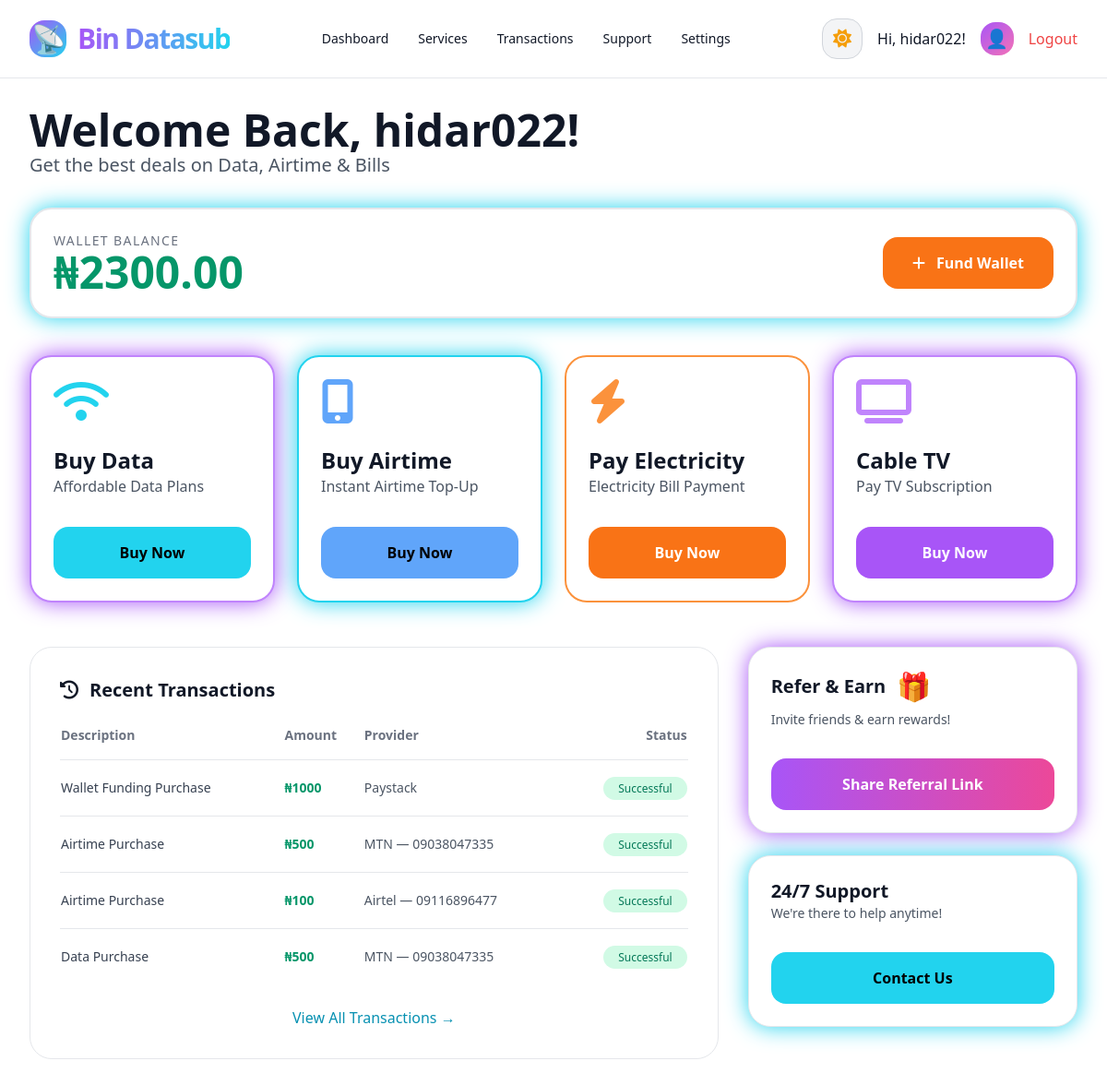
The page /dashboard/ (signed in) on the database its author committed.
### vtuapp/models.py (models this page shows, shortened)
class Wallet(models.Model):
    user = models.OneToOneField(User, on_delete=models.CASCADE, related_name='wallet')
    balance = models.DecimalField(max_digits=12, decimal_places=2, default=0.00)
    pin = models.CharField(max_length=128, blank=True, null=True)

class Transaction(models.Model):
    user = models.ForeignKey(User, on_delete=models.CASCADE)
    transaction_type = models.CharField(max_length=50) # Airtime, Data, etc.
    amount = models.DecimalField(max_digits=10, decimal_places=2)
    provider = models.CharField(max_length=100, blank=True)
    phone_or_meter = models.CharField(max_length=50, blank=True)
    status = models.CharField(max_length=20, default='Successful')
    timestamp = models.DateTimeField(auto_now_add=True)

### vtuapp/views.py (the view)
# urls.py: path('dashboard/', views.dashboard, name='dashboard'),
@login_required
def dashboard(request):
    wallet = request.user.wallet
    transactions = Transaction.objects.filter(user=request.user).order_by('-timestamp')[:4]
    return render(request, 'vtuapp/dashboard.html', {
        'wallet': wallet,
        'transactions': transactions
    })

### vtuapp/templates/vtuapp/dashboard.html (shortened to what this page needs)
{% extends 'vtuapp/base.html' %}
{% block content %}
<div class="max-w-screen-2xl mx-auto px-4 md:px-8 py-8">
    <h1 class="text-3xl md:text-5xl font-bold text-gray-900 dark:text-white">
        Welcome Back, {{ request.user.username }}!
    </h1>
    <p class="text-gray-600 dark:text-cyan-300 text-lg md:text-xl">
        Get the best deals on Data, Airtime & Bills
    </p>
    <div class="mt-8 bg-white dark:bg-gradient-to-r dark:from-[#1a174a] dark:to-[#120f2e]
                border-2 border-gray-200 dark:border-cyan-400 rounded-3xl p-5 md:p-6
                flex flex-col sm:flex-row items-start sm:items-center justify-between gap-4 neon-cyan">
        <div>
            <p class="uppercase text-xs md:text-sm tracking-widest text-gray-500 dark:text-cyan-300">
                Wallet Balance
            </p>
            <p class="text-4xl md:text-5xl font-bold text-emerald-600 dark:text-cyan-400">
                ₦{{ wallet.balance|floatformat:2 }}
            </p>
        </div>
        <a href="{% url 'fund_wallet' %}"
           class="bg-orange-500 hover:bg-orange-600 w-full sm:w-auto text-center px-8 py-4 rounded-2xl font-semibold flex items-center justify-center gap-3 transition-all text-white">
            <i class="fas fa-plus"></i> Fund Wallet
        </a>
    </div>
    <div class="grid grid-cols-1 sm:grid-cols-2 lg:grid-cols-4 gap-5 md:gap-6 mt-10">
        <a href="{% url 'buy_data' %}" class="block bg-white dark:bg-[#12123a] border-2 border-purple-400 rounded-3xl p-6 neon-purple hover:scale-105 transition-all">
            <i class="fas fa-wifi text-5xl text-cyan-400"></i>
            <h3 class="text-2xl font-semibold mt-6 text-gray-900 dark:text-white">Buy Data</h3>
            <p class="text-gray-600 dark:text-cyan-300">Affordable Data Plans</p>
            <button class="mt-8 w-full bg-cyan-400 text-black py-4 rounded-2xl font-semibold">Buy Now</button>
        </a>
        <a href="{% url 'buy_airtime' %}" class="block bg-white dark:bg-[#12123a] border-2 border-cyan-400 rounded-3xl p-6 neon-cyan hover:scale-105 transition-all">
            <i class="fas fa-mobile-alt text-5xl text-blue-400"></i>
            <h3 class="text-2xl font-semibold mt-6 text-gray-900 dark:text-white">Buy Airtime</h3>
            <p class="text-gray-600 dark:text-cyan-300">Instant Airtime Top-Up</p>
            <button class="mt-8 w-full bg-blue-400 text-black py-4 rounded-2xl font-semibold">Buy Now</button>
        </a>
        <a href="{% url 'pay_electricity' %}" class="block bg-white dark:bg-[#12123a] border-2 border-orange-400 rounded-3xl p-6 neon-orange hover:scale-105 transition-all">
            <i class="fas fa-bolt text-5xl text-orange-400"></i>
            <h3 class="text-2xl font-semibold mt-6 text-gray-900 dark:text-white">Pay Electricity</h3>
            <p class="text-gray-600 dark:text-cyan-300">Electricity Bill Payment</p>
            <button class="mt-8 w-full bg-orange-500 text-white py-4 rounded-2xl font-semibold">Buy Now</button>
        </a>
        <a href="{% url 'cable_tv' %}" class="block bg-white dark:bg-[#12123a] border-2 border-purple-400 rounded-3xl p-6 neon-purple hover:scale-105 transition-all">
            <i class="fas fa-tv text-5xl text-purple-400"></i>
            <h3 class="text-2xl font-semibold mt-6 text-gray-900 dark:text-white">Cable TV</h3>
            <p class="text-gray-600 dark:text-cyan-300">Pay TV Subscription</p>
            <button class="mt-8 w-full bg-purple-500 text-white py-4 rounded-2xl font-semibold">Buy Now</button>
        </a>
    </div>
    <div class="mt-12 grid grid-cols-1 lg:grid-cols-12 gap-6 md:gap-8">
        <div class="lg:col-span-8 bg-white dark:bg-[#12123a] border border-gray-200 dark:border-gray-700 rounded-3xl p-5 md:p-8">
            <h2 class="text-xl font-semibold mb-6 flex items-center gap-3 text-gray-900 dark:text-white">
                <i class="fas fa-history"></i> Recent Transactions
            </h2>
            {% if transactions %}
                <div class="overflow-x-auto">
                    <table class="w-full text-sm min-w-[600px]">
                        <thead>
                            <tr class="border-b border-gray-200 dark:border-gray-700 text-left text-xs md:text-sm text-gray-500 dark:text-gray-400">
                                <th class="pb-4">Description</th>
                                <th class="pb-4">Amount</th>
                                <th class="pb-4">Provider</th>
                                <th class="pb-4 text-right">Status</th>
                            </tr>
                        </thead>
                        <tbody class="divide-y divide-gray-200 dark:divide-gray-800">
                            {% for tx in transactions %}
                            <tr>
                                <td class="py-5 text-gray-700 dark:text-gray-300">{{ tx.transaction_type }} Purchase</td>
                                <td class="py-5 font-semibold text-emerald-600 dark:text-emerald-400">₦{{ tx.amount|floatformat:0 }}</td>
                                <td class="py-5 text-gray-600 dark:text-gray-400">
                                    {{ tx.provider }} {% if tx.phone_or_meter %}— {{ tx.phone_or_meter }}{% endif %}
                                </td>
                                <td class="py-5 text-right">
                                    <span class="bg-emerald-100 dark:bg-emerald-500/20 text-emerald-700 dark:text-emerald-400 px-4 py-1 rounded-3xl text-xs font-medium">
                                        Successful
                                    </span>
                                </td>
                            </tr>
                            {% endfor %}
                        </tbody>
                    </table>
                </div>
                <div class="mt-6 text-center">
                    <a href="{% url 'transactions' %}" class="text-cyan-600 dark:text-cyan-400 hover:underline">
                        View All Transactions →
                    </a>
                </div>
            {% else %}
                <p class="text-gray-500 dark:text-gray-400 text-center py-12">No transactions yet. Start buying!</p>
            {% endif %}
        </div>
        <div class="lg:col-span-4 space-y-6">
            <div class="bg-white dark:bg-[#1a174a] border border-gray-200 dark:border-purple-400 rounded-3xl p-6 neon-purple">
                <h3 class="text-xl font-semibold flex items-center gap-3 text-gray-900 dark:text-white">
                    Refer & Earn <span class="text-3xl">🎁</span>
                </h3>
                <p class="text-gray-600 dark:text-gray-300 mt-2 text-sm">
                    Invite friends & earn rewards!
                </p>
                <a href="{% url 'referral' %}"
                   class="mt-8 block w-full bg-gradient-to-r from-purple-500 to-pink-500 hover:from-purple-600 hover:to-pink-600 text-white py-4 rounded-2xl font-bold text-center transition-all">
                    Share Referral Link
                </a>
            </div>
            <div class="bg-white dark:bg-[#12123a] border border-gray-200 dark:border-cyan-400 rounded-3xl p-6 neon-cyan">
                <h3 class="text-xl font-semibold text-gray-900 dark:text-white">24/7 Support</h3>
                <p class="text-gray-600 dark:text-gray-300 text-sm">We're there to help anytime!</p>
                <a href="{% url 'support' %}"
                   class="mt-8 block w-full bg-cyan-400 text-black py-4 rounded-2xl font-semibold text-center hover:bg-cyan-300 transition-all">
                    Contact Us
                </a>
            </div>
        </div>
    </div>
</div>
{% endblock %}

### vtuapp/templates/vtuapp/base.html (shortened to what this page needs)
<!DOCTYPE html>
<html lang="en">
<head>
    {% load static %}
    <script src="https://cdn.tailwindcss.com"></script>
    <link rel="stylesheet" href="https://cdnjs.cloudflare.com/ajax/libs/font-awesome/6.5.1/css/all.min.css">
</head>
<body class="bg-white dark:bg-[#0a0a2e] text-gray-900 dark:text-white min-h-screen font-sans transition-colors">
    <nav class="bg-white dark:bg-[#120f2e]/95 border-b border-gray-200 dark:border-purple-500/30 backdrop-blur-lg sticky top-0 z-50">
        <div class="max-w-screen-2xl mx-auto px-4 md:px-8 py-5">
            <div class="flex items-center justify-between">
                <div class="flex items-center gap-3">
                    <div class="w-10 h-10 bg-gradient-to-br from-purple-500 to-cyan-400 rounded-2xl flex items-center justify-center text-3xl">📡</div>
                    <span class="text-3xl font-bold tracking-tighter header-glow">Bin Datasub</span>
                </div>
                <div class="hidden md:flex items-center gap-8 text-sm font-medium">
                    {% if user.is_authenticated %}
                        <a href="{% url 'dashboard' %}" class="hover:text-cyan-500 transition-colors">Dashboard</a>
                        <a href="{% url 'services' %}" class="hover:text-cyan-500 transition-colors">Services</a>
                        <a href="{% url 'transactions' %}" class="hover:text-cyan-500 transition-colors">Transactions</a>
                        <a href="{% url 'support' %}" class="hover:text-cyan-500 transition-colors">Support</a>
                        <a href="{% url 'settings' %}" class="hover:text-cyan-500 transition-colors">Settings</a>
                    {% else %}
                        <a href="{% url 'index' %}" class="hover:text-cyan-500 transition-colors">Home</a>
                        <a href="{% url 'services' %}" class="hover:text-cyan-500 transition-colors">Services</a>
                        <a href="{% url 'support' %}" class="hover:text-cyan-500 transition-colors">Support</a>
                    {% endif %}
                </div>
                <div class="flex items-center gap-4">
                    <button id="theme-toggle"
                            class="w-11 h-11 flex items-center justify-center rounded-2xl bg-gray-100 dark:bg-[#1a174a] border border-gray-300 dark:border-purple-500/40 hover:border-cyan-400 transition-all">
                        <i id="theme-icon" class="fas fa-sun text-xl text-amber-500 dark:text-cyan-400"></i>
                    </button>
                    {% if user.is_authenticated %}
                        <span class="hidden sm:inline font-medium">Hi, {{ request.user.username }}!</span>
                        <div class="w-9 h-9 bg-gradient-to-br from-purple-500 to-pink-400 rounded-2xl flex items-center justify-center text-xl">👤</div>
                        <a href="{% url 'logout' %}" class="text-red-500 hover:text-red-600 font-medium">Logout</a>
                    {% endif %}
                </div>
            </div>
        </div>
    </nav>
    {% block content %}
    {% endblock %}
</body>
</html>

### vtuapp/templates/vtuapp/base.html (style rules this page uses)
.header-glow { background: linear-gradient(90deg, #a855f7, #22d3ee); -webkit-background-clip: text; -webkit-text-fill-color: transparent; }
.neon-cyan { box-shadow: 0 0 25px #22d3ee; }
.neon-purple { box-shadow: 0 0 25px #a855f7; }

### rows shown on the page
Wallet: balance "2300.00"
Transaction: transaction_type "Wallet Funding", amount "1000", provider "Paystack"
Transaction: transaction_type "Airtime", amount "500", provider "MTN", phone_or_meter "09038047335"
Transaction: transaction_type "Airtime", amount "100", provider "Airtel", phone_or_meter "09116896477"
Transaction: transaction_type "Data", amount "500", provider "MTN", phone_or_meter "09038047335"

### other values the page prints
{{ request.user.username }} "hidar022"
